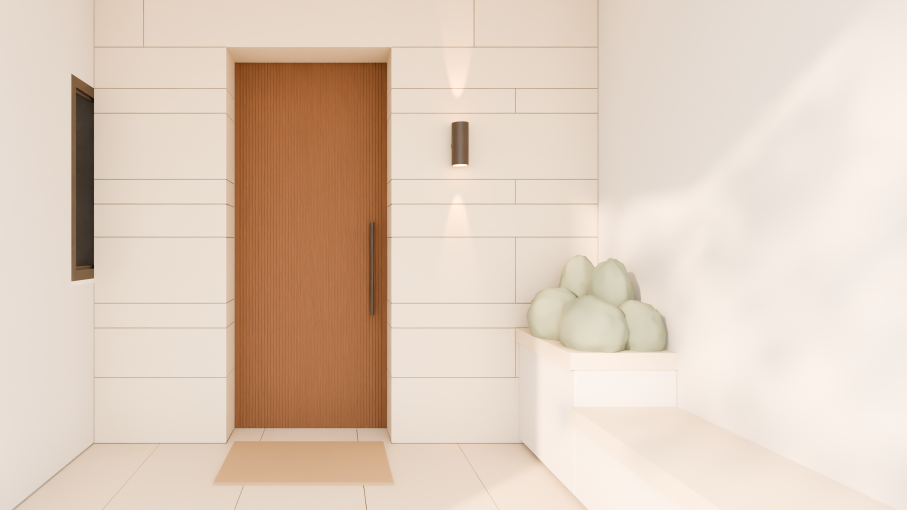
#> input picture assets/blockout/house/framing/wm-door-2026-11-16/D0-closed.png, 2720 x 1530 px, found by its file name (shown at 1/3 size)
$ python prep_input.py ../../../../blockout/house/framing/wm-door-2026-11-16/D0-closed.png
#> lines starting #> are read from the running program, lines starting #| are printed output that depends on the picture; after the words box and inside, x2 and y2 are one past the last pixel; in counts of white or black regions, pixels touching at a corner belong together
#!/usr/bin/env python3
"""
prep_input.py: the input of the final D0 still = the lit clay D0-closed.png (wm-door-2026-11-16) with two colour edits through its id pass,
as for the 2026-11-14 still (README there): the leaf (ids 70, 71) to oiled-walnut Lab (L* 44, a* 14, b* 24; the clay's AgX render makes the
#6B4A33 leaf look orange, L* ~51) and the fluted glass (id 76) from near-black to a soft bone grey (L* 62). The shading inside each mask (the
flutes, the glass reeding) is kept; nothing else changes. render-agent, 2026-11-16. 0 tokens.

  python3 prep_input.py <out.png>
"""
import sys

import numpy as np
from PIL import Image

CLAY = "/home/user/homedesign-app/assets/blockout/house/framing/wm-door-2026-11-16/D0-closed"
M = np.array([[0.4124, 0.3576, 0.1805], [0.2126, 0.7152, 0.0722], [0.0193, 0.1192, 0.9505]])
WP = np.array([0.95047, 1.0, 1.08883])


def to_lab(rgb):
    l = np.where(rgb <= 0.04045, rgb / 12.92, ((rgb + 0.055) / 1.055) ** 2.4)
    xyz = l @ M.T / WP
    f = np.where(xyz > 216 / 24389, np.cbrt(xyz), (24389 / 27 * xyz + 16) / 116)
    return np.stack([116 * f[..., 1] - 16, 500 * (f[..., 0] - f[..., 1]), 200 * (f[..., 1] - f[..., 2])], -1)


def from_lab(lab):
    fy = (lab[..., 0] + 16) / 116
    fx, fz = fy + lab[..., 1] / 500, fy - lab[..., 2] / 200
    f = np.stack([fx, fy, fz], -1)
    xyz = np.where(f ** 3 > 216 / 24389, f ** 3, (116 * f - 16) / (24389 / 27)) * WP
    l = np.clip(xyz @ np.linalg.inv(M).T, 0, 1)
    return np.where(l <= 0.0031308, 12.92 * l, 1.055 * l ** (1 / 2.4) - 0.055)


def recolour(lab, m, L, a, b, keep):
    mu = lab[m, 0].mean()
    lab[m, 0] = L + (lab[m, 0] - mu) * keep
    lab[m, 1] = a + (lab[m, 1] - lab[m, 1].mean()) * 0.3
    lab[m, 2] = b + (lab[m, 2] - lab[m, 2].mean()) * 0.3
    return dict(mean_L_before=round(float(mu), 1))


def main(out):
    rgb = np.asarray(Image.open(CLAY + ".png").convert("RGB")).astype(np.float64) / 255
    cls = np.asarray(Image.open(CLAY + "-id.png"))
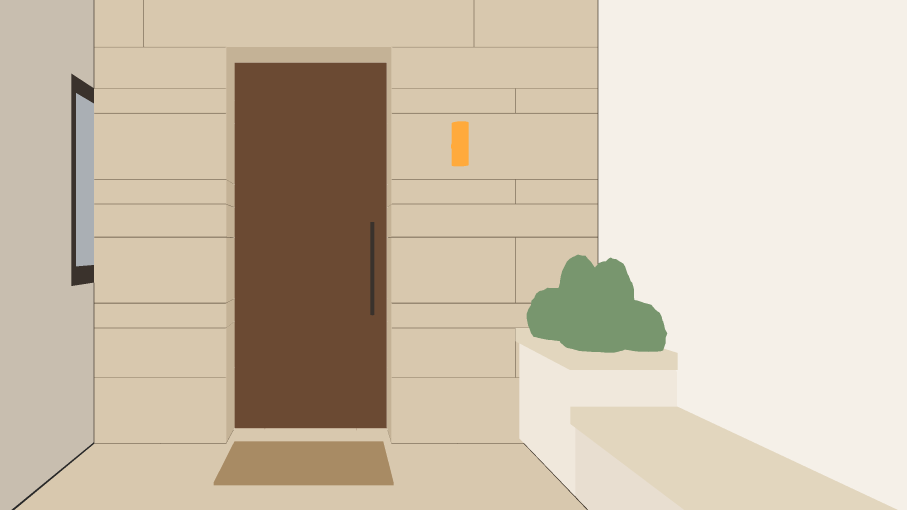
#> input picture assets/blockout/house/framing/wm-door-2026-11-16/D0-closed-id.png, 2720 x 1530 px, found by its file name (shown at 1/3 size)
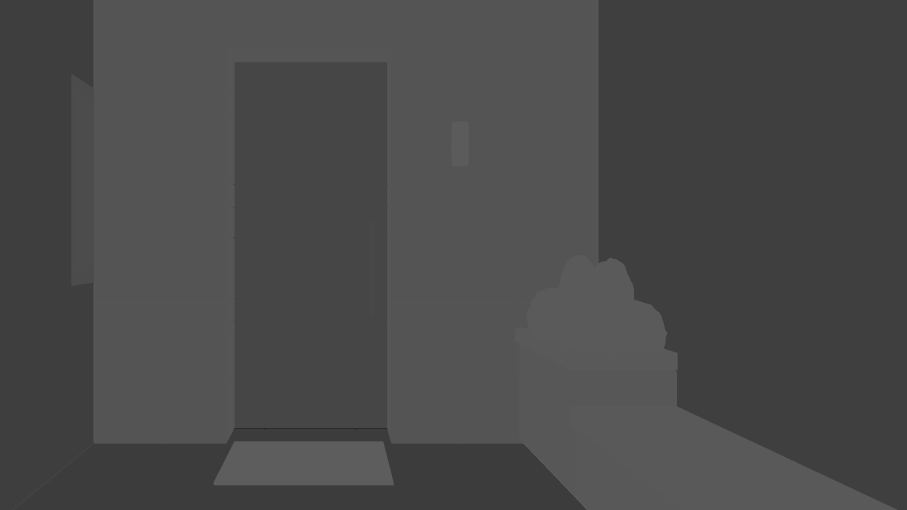
#> cls: shape (1530, 2720) (shown at 1/3 size); min 10, max 97, mean 73.6
    lab = to_lab(rgb)
#> in to_lab, `xyz = l @ M.T / WP`:
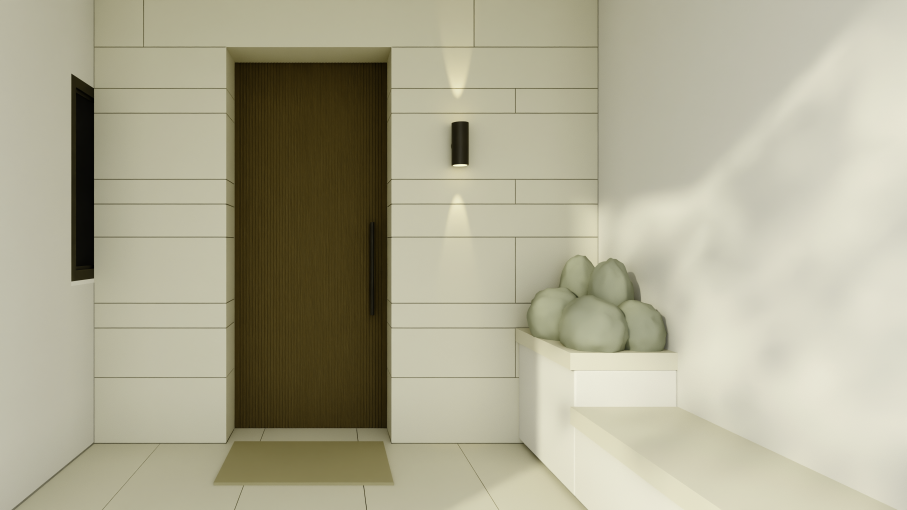
#> xyz: shape (1530, 2720, 3) float64 (shown at 1/3 size); mean R, G, B 0.679, 0.664, 0.576
    rep = {}
    leaf = np.isin(cls, (70, 71))
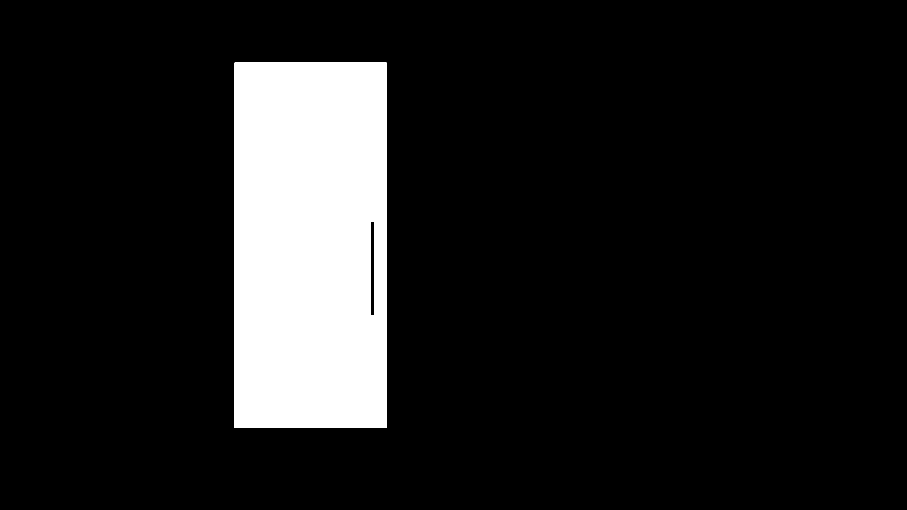
#> leaf: shape (1530, 2720) bool (shown at 1/3 size); 11.9% white; 1 white region, box (x1, y1, x2, y2) and area: (704, 188, 1160, 1284) 496423
    rep["leaf"] = recolour(lab, leaf, 44.0, 14.0, 24.0, 1.0)
#> in recolour, `mu = lab[m, 0].mean()`: mu = 50.13
#> in recolour, `lab[m, 2] = b + (lab[m, 2] - lab[m, 2].mean()) * 0.3`:
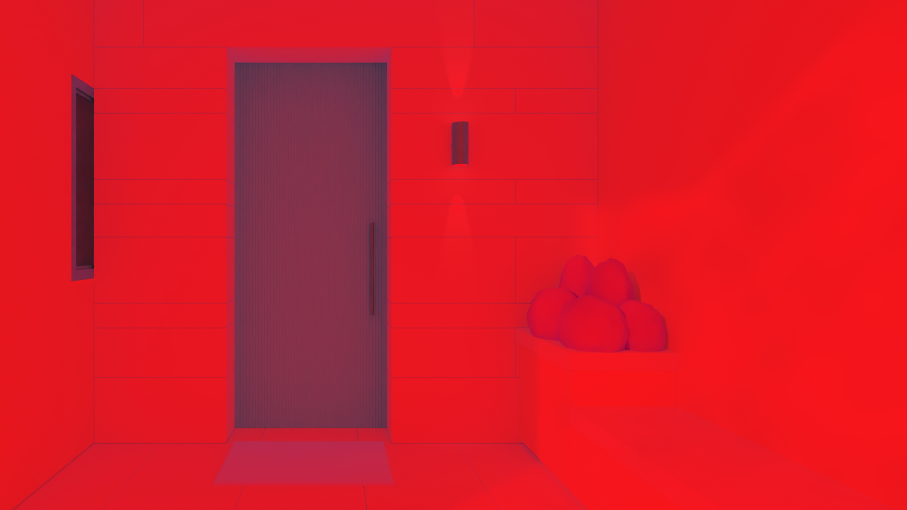
#> lab: shape (1530, 2720, 3) float64 (shown at 1/3 size); mean R, G, B 82.6, 3.9, 9.5; drawn with min black and max white
    glass = cls == 76
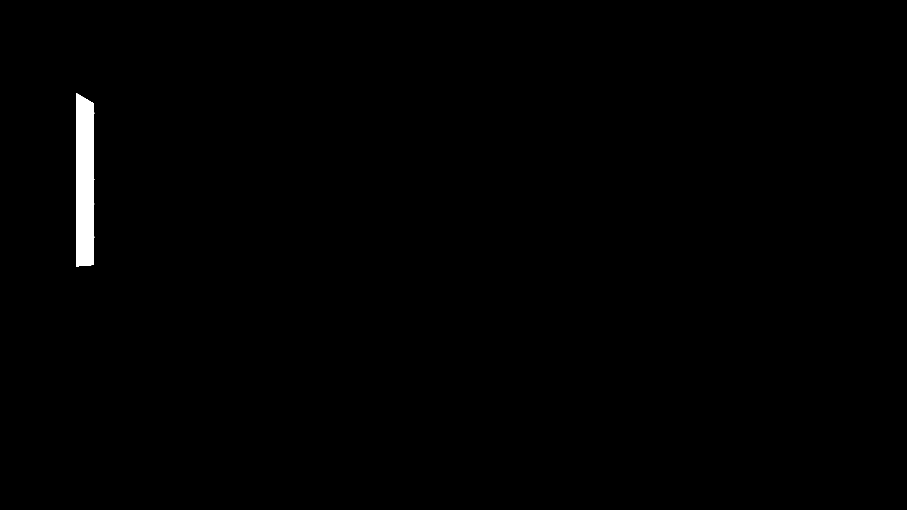
#> glass: shape (1530, 2720) bool (shown at 1/3 size); 0.65% white; 1 white region, box (x1, y1, x2, y2) and area: (228, 279, 283, 799) 27142
    rep["glass"] = recolour(lab, glass, 62.0, 0.0, 3.0, 0.6)
    res = rgb.copy()
    m = leaf | glass
#> m: shape (1530, 2720) bool; 12.6% white; 2 white regions, box (x1, y1, x2, y2) and area: (704, 188, 1160, 1284) 496423, (228, 279, 283, 799) 27142
    res[m] = from_lab(lab[m])
    Image.fromarray(np.clip(np.rint(res * 255), 0, 255).astype(np.uint8)).save(out)
    d = np.abs(res - rgb).max(-1) * 255
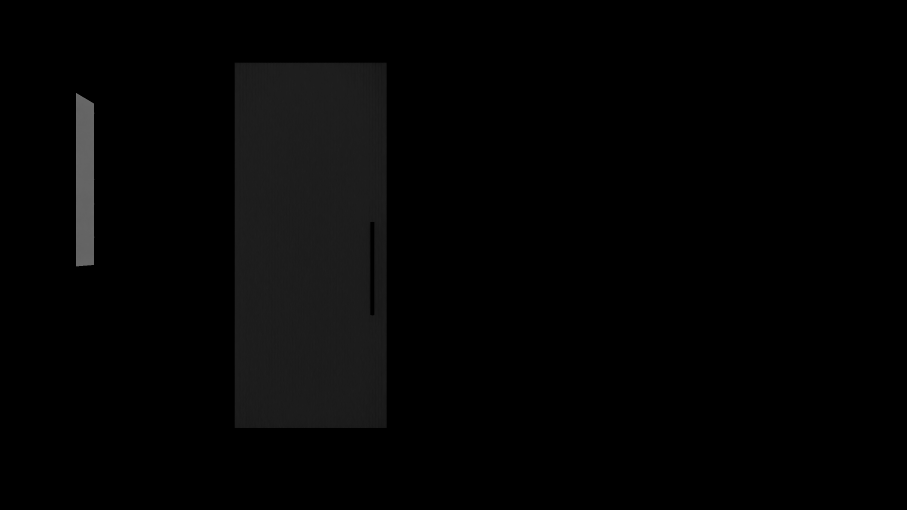
#> d: shape (1530, 2720) float64 (shown at 1/3 size); min 0, max 110.3, mean 4.1
    rep["changed_px"] = int((d > 0.5).sum())
    rep["outside_the_two_masks_max_diff_levels"] = float(d[~m].max())
    print(rep)
#| {'leaf': {'mean_L_before': 50.1}, 'glass': {'mean_L_before': 23.1}, 'changed_px': 523565, 'outside_the_two_masks_max_diff_levels': 0.0}


if __name__ == "__main__":
    main(sys.argv[1])
